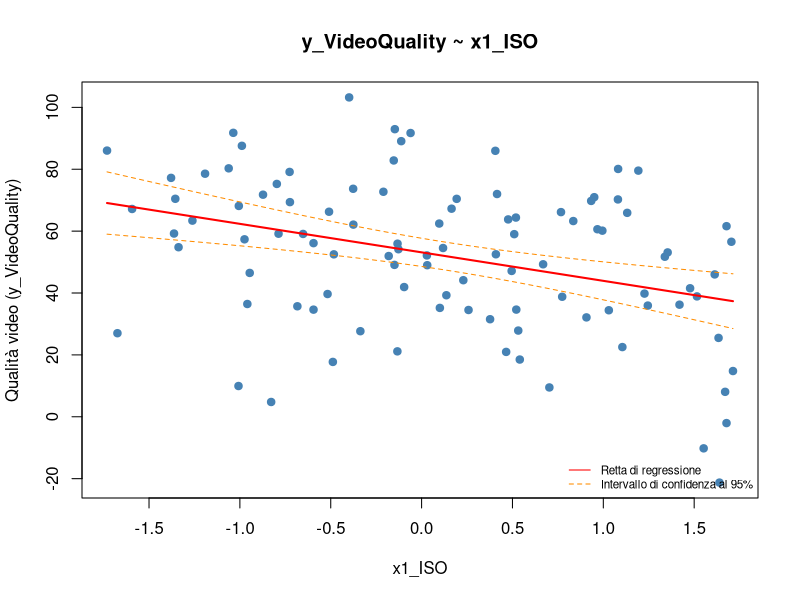
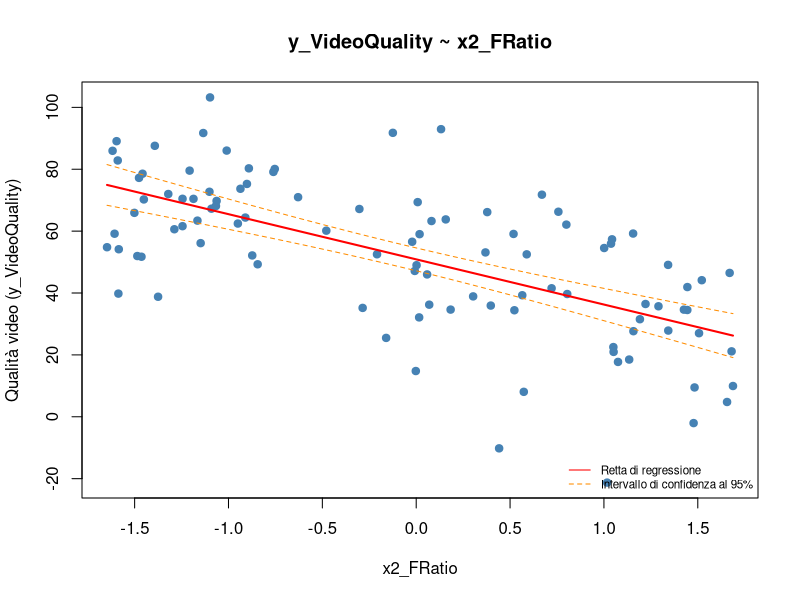
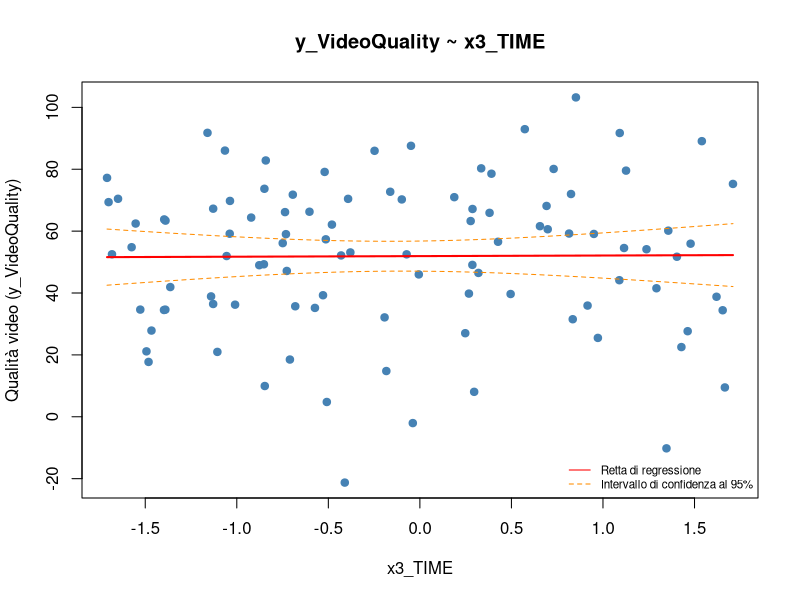
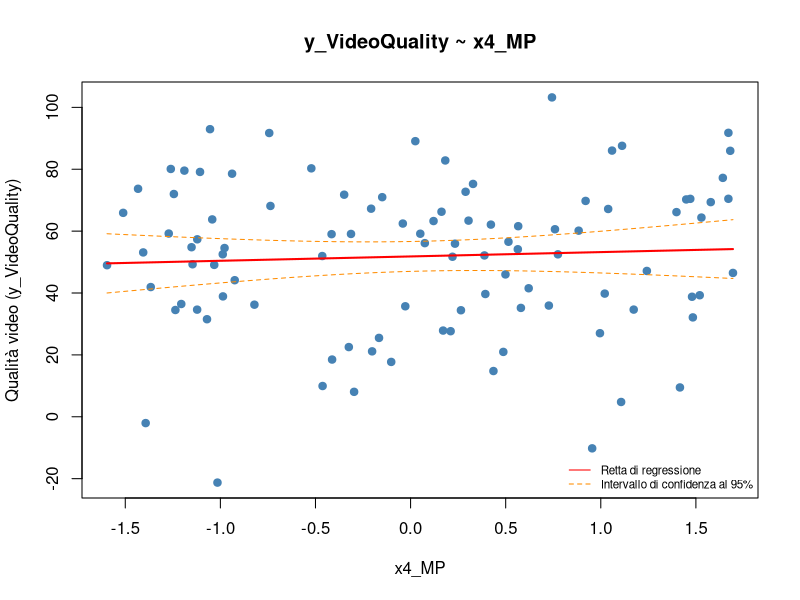
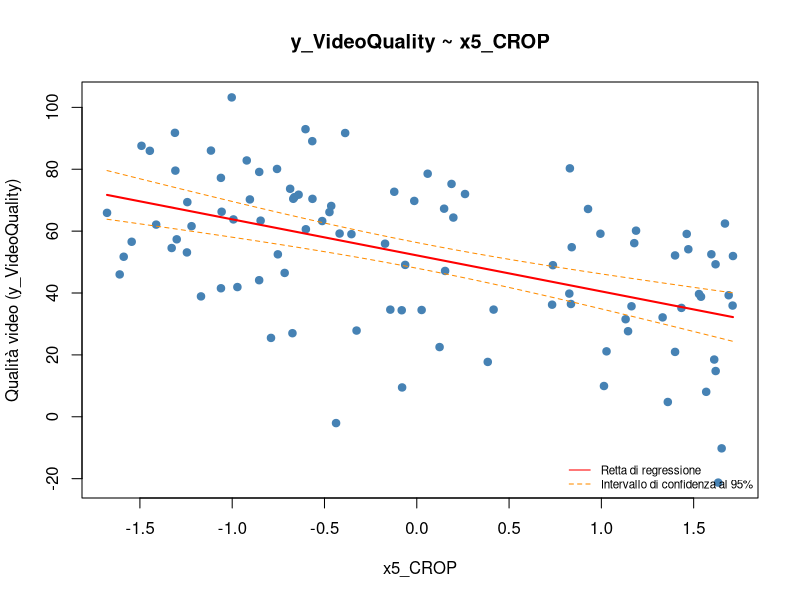
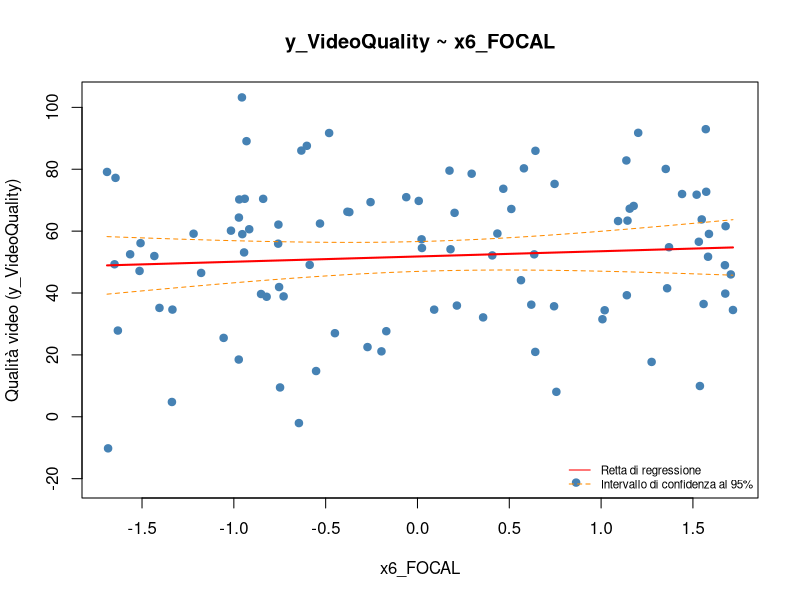
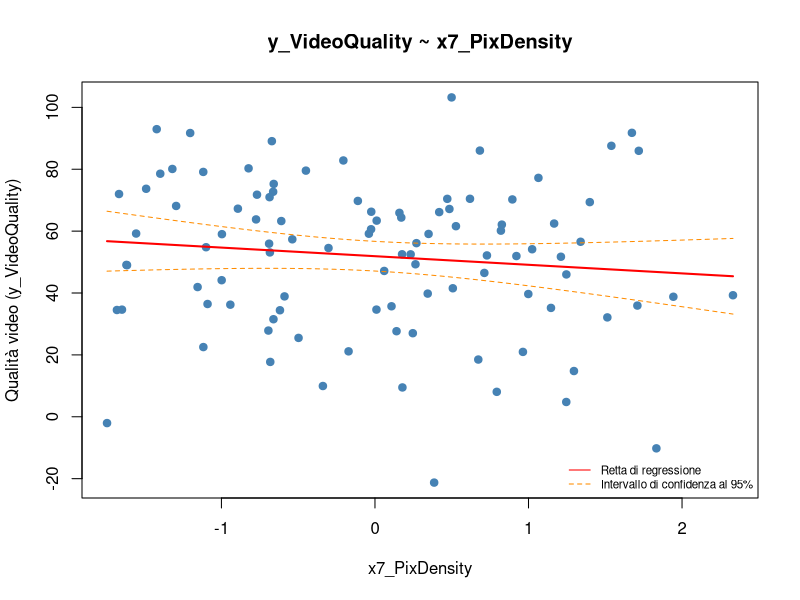

Recreate these plots in R, in order.
# Caricamento del dataset
dati <- read.csv("data/DataSet_gruppo13.csv")


# Elenco delle variabili indipendenti
variabili_indipendenti <- c("x1_ISO", "x2_FRatio", "x3_TIME", "x4_MP", 
                            "x5_CROP", "x6_FOCAL", "x7_PixDensity")


# Inizializzazione della tabella dei risultati
tabella_risultati <- data.frame(
  Variabile = character(),
  R_quadro = numeric(),
  Coefficiente_B1 = numeric(),
  Valore_p = numeric(),
  Confidenza_95_basso = numeric(),
  Confidenza_95_alto = numeric(),
  stringsAsFactors = FALSE
)


# Ciclo su ogni variabile per calcolare regressione e disegnare grafico
for (variabile in variabili_indipendenti) {
  
  # Modello di regressione lineare semplice
  formula <- as.formula(paste("y_VideoQuality ~", variabile))
  modello <- lm(formula, data = dati)
  
  # Estrazione statistiche
  r_quadro <- summary(modello)$r.squared
  coefficiente <- summary(modello)$coefficients[2, 1]
  p_value <- summary(modello)$coefficients[2, 4]
  conf_basso <- confint(modello)[2, 1]
  conf_alto <- confint(modello)[2, 2]
  
  # Aggiunta dei risultati alla tabella
  tabella_risultati <- rbind(tabella_risultati, data.frame(
    Variabile = variabile,
    R_quadro = round(r_quadro, 3),
    Coefficiente_B1 = round(coefficiente, 3),
    Valore_p = round(p_value, 4),
    Confidenza_95_basso = round(conf_basso, 3),
    Confidenza_95_alto = round(conf_alto, 3)
  ))
  
  # Parte grafica
  x_valori <- dati[[variabile]]
  x_seq <- seq(min(x_valori), max(x_valori), length.out = 100)
  dati_nuovi <- data.frame(x = x_seq)
  colnames(dati_nuovi) <- variabile
  
  previsioni <- predict(modello, newdata = dati_nuovi, interval = "confidence")
  
  plot(x_valori, dati$y_VideoQuality,
       main = paste("y_VideoQuality ~", variabile),
       xlab = variabile, ylab = "Qualità video (y_VideoQuality)",
       pch = 19, col = "steelblue")
  
  lines(x_seq, previsioni[, "fit"], col = "red", lwd = 2)
  lines(x_seq, previsioni[, "lwr"], col = "darkorange", lty = 2)
  lines(x_seq, previsioni[, "upr"], col = "darkorange", lty = 2)
  
  legend("bottomright", legend = c("Retta di regressione", "Intervallo di confidenza al 95%"),
         col = c("red", "darkorange"), lty = c(1, 2), bty = "n", cex = 0.7)
}
